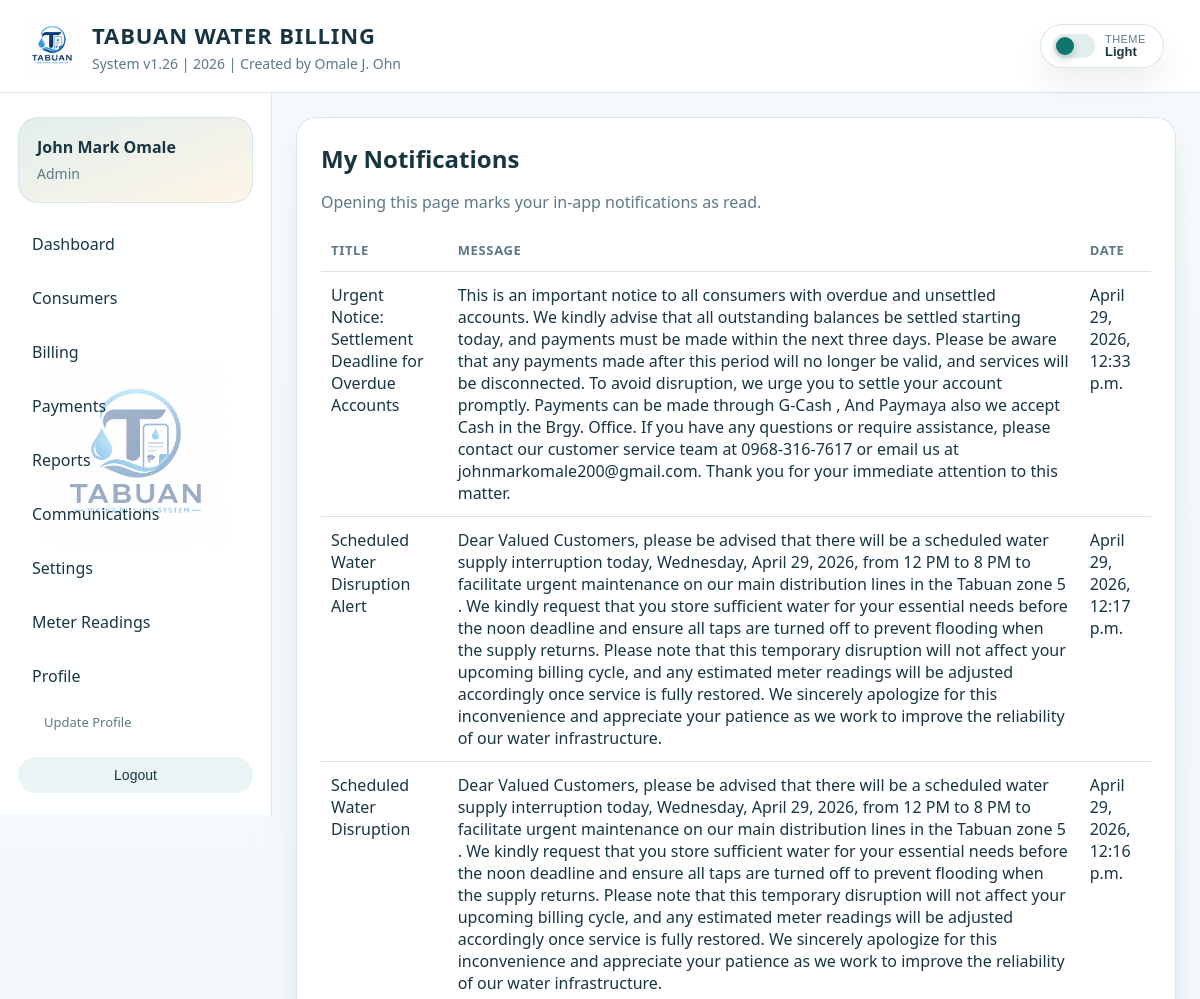
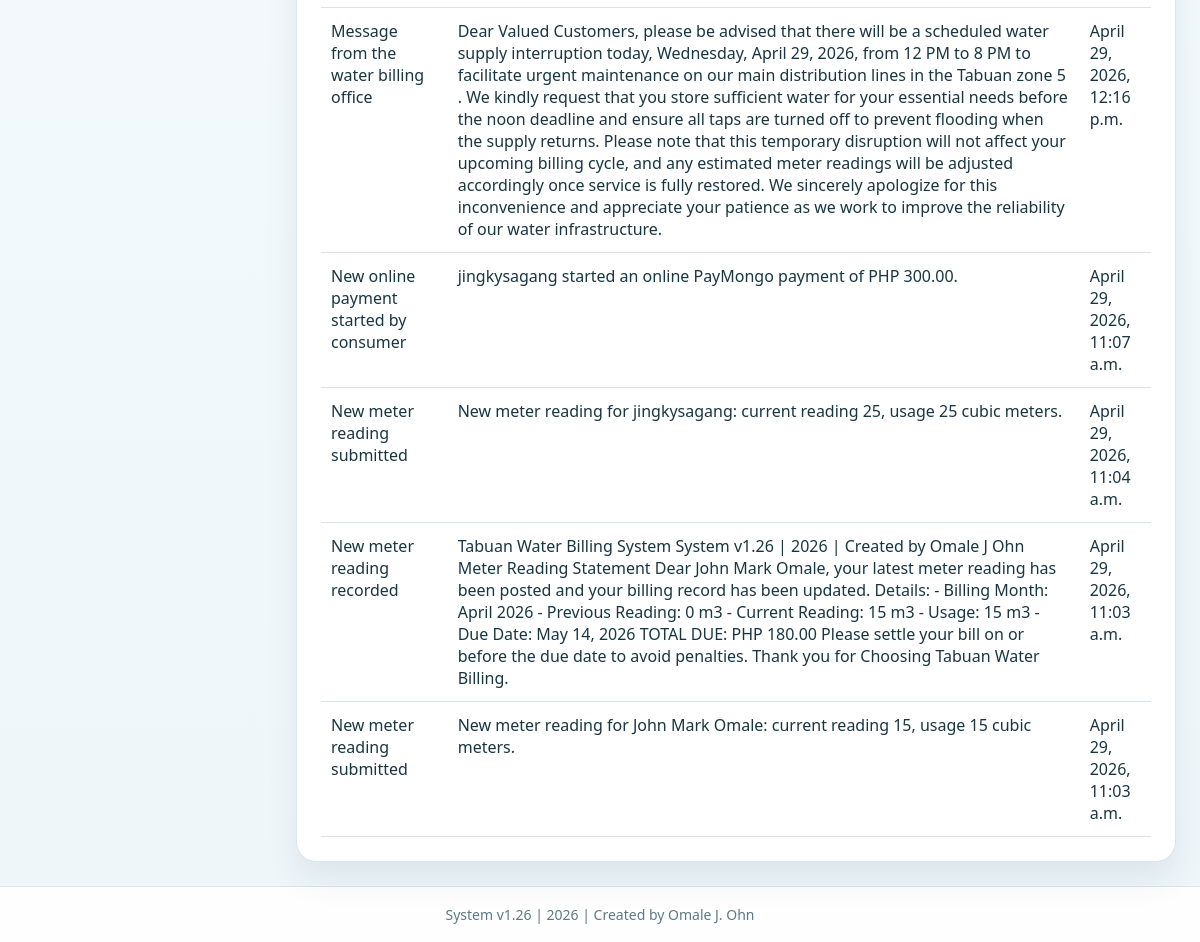
The app's page /notifications/ (signed in) with its own data (2 pictures, top to bottom).
### billing/models.py (models this page shows, shortened)
class ConsumerProfile(models.Model):
    class Roles(models.TextChoices):
        ADMIN = 'admin', 'Admin'
        SECRETARY = 'secretary', 'Secretary'
        TREASURER = 'treasurer', 'Treasurer'
        READER = 'reader', 'Reading Panel'
        CONSUMER = 'consumer', 'Consumer'
    user = models.OneToOneField(settings.AUTH_USER_MODEL, on_delete=models.CASCADE)
    full_name = models.CharField(max_length=255)
    email = models.EmailField(blank=True)
    contact = models.CharField(max_length=50, blank=True)
    address = models.TextField(blank=True)
    role = models.CharField(max_length=20, choices=Roles.choices, default=Roles.CONSUMER)
    photo = models.ImageField(upload_to='profiles/', blank=True, null=True)
    created_at = models.DateTimeField(auto_now_add=True)

class Notification(models.Model):
    class Channels(models.TextChoices):
        IN_APP = 'in_app', 'In App'
        EMAIL = 'email', 'Email'
        SMS = 'sms', 'SMS'
    class Types(models.TextChoices):
        GENERAL = 'general', 'General'
        BILL_DUE = 'bill_due', 'Bill Due'
        PAYMENT = 'payment', 'Payment'
        READING = 'reading', 'Meter Reading'
        ADMIN = 'admin', 'Admin'
    class Statuses(models.TextChoices):
        PENDING = 'pending', 'Pending'
        SENT = 'sent', 'Sent'
        FAILED = 'failed', 'Failed'
    recipient = models.ForeignKey(
        settings.AUTH_USER_MODEL,
        on_delete=models.CASCADE,
        null=True,
        blank=True,
        related_name='billing_notifications',
    )
    consumer = models.ForeignKey(Consumer, on_delete=models.CASCADE, null=True, blank=True, related_name='notifications')
    billing = models.ForeignKey(BillingRecord, on_delete=models.SET_NULL, null=True, blank=True, related_name='notifications')
    payment = models.ForeignKey(Payment, on_delete=models.SET_NULL, null=True, blank=True, related_name='notifications')
    meter_reading = models.ForeignKey(
        MeterReading,
        on_delete=models.SET_NULL,
        null=True,
        blank=True,
        related_name='notifications',
    )
    channel = models.CharField(max_length=20, choices=Channels.choices, default=Channels.IN_APP)
    notification_type = models.CharField(max_length=20, choices=Types.choices, default=Types.GENERAL)
    title = models.CharField(max_length=255)
    message = models.TextField()
    status = models.CharField(max_length=20, choices=Statuses.choices, default=Statuses.PENDING)
    is_read = models.BooleanField(default=False)
    response_message = models.TextField(blank=True)
    created_at = models.DateTimeField(auto_now_add=True)
    class Meta:
        ordering = ['-created_at']

### billing/views.py (the view)
# urls.py: path('notifications/', views.notifications_view, name='notifications'),
@login_required
def notifications_view(request):
    Notification.objects.filter(
        recipient=request.user,
        channel=Notification.Channels.IN_APP,
        is_read=False,
    ).update(is_read=True)
    notifications = Notification.objects.filter(recipient=request.user, channel=Notification.Channels.IN_APP)
    return render(request, 'billing/notifications.html', {'notifications': notifications})

### billing/models.py (called while the page is built)
    @classmethod
    def load(cls):
        defaults = {
            'rate_per_m3': Decimal('20.00'),
            'billing_due_days': 15,
            'enable_cash_payments': True,
            'enable_online_payments': True,
            'notify_by_email': True,
            'notify_by_sms': False,
        }
        settings_obj, _ = cls.objects.get_or_create(pk=1, defaults=defaults)
        return settings_obj

### billing/permissions.py (called while the page is built)
def get_user_profile(user, create=False):
    if create:
        return ensure_user_profile(user)
    if not getattr(user, 'is_authenticated', False):
        return None
    return ConsumerProfile.objects.filter(user=user).first()

def get_user_role(user, create=False):
    if not getattr(user, 'is_authenticated', False):
        return None
    if user.is_staff or user.is_superuser:
        return ConsumerProfile.Roles.ADMIN
    profile = get_user_profile(user, create=create)
    return profile.role if profile else ConsumerProfile.Roles.CONSUMER

def get_linked_consumer(user):
    profile = get_user_profile(user)
    if not profile:
        return None
    return getattr(profile, 'consumer_record', None)

def get_dashboard_route(role):
    return {
        ConsumerProfile.Roles.ADMIN: 'admin_panel',
        ConsumerProfile.Roles.SECRETARY: 'secretary_panel',
        ConsumerProfile.Roles.TREASURER: 'treasurer_panel',
        ConsumerProfile.Roles.READER: 'reader_panel',
        ConsumerProfile.Roles.CONSUMER: 'consumer_panel',
    }.get(role, 'consumer_panel')

def get_dashboard_url_for_user(user):
    return get_dashboard_route(get_user_role(user, create=True))

### templates/billing/notifications.html (shortened to what this page needs)
{% extends 'base.html' %}
{% block content %}
<section class="page-wrap">
    <div class="table-card">
        <h2 class="page-title">My Notifications</h2>
        <p class="muted">Opening this page marks your in-app notifications as read.</p>
        <table>
            <thead><tr><th>Title</th><th>Message</th><th>Date</th></tr></thead>
            <tbody>
                {% for item in notifications %}
                    <tr>
                        <td>{{ item.title }}</td>
                        <td>{{ item.message }}</td>
                        <td>{{ item.created_at }}</td>
                    </tr>
                {% empty %}
                    <tr><td colspan="3" class="empty-state">No notifications available.</td></tr>
                {% endfor %}
            </tbody>
        </table>
    </div>
</section>
{% endblock %}

### templates/base.html (shortened to what this page needs)
{% load static %}
<!DOCTYPE html>
<html lang="en">
<head>
</head>
<body>
    <header class="site-header">
        <div class="header-wrap">
            <div class="header-brand">
                <img src="{% static 'legacy_img/tabuan-logo.png' %}" alt="Tabuan Water Billing System Logo" class="brand-logo">
                <div class="brand-block">
                    <strong>Tabuan Water Billing</strong>
                    <span>System v1.26 | 2026 | Created by Omale J. Ohn</span>
                </div>
            </div>
            <div class="header-actions">
                <button type="button" class="theme-toggle" id="theme-toggle" aria-label="Switch theme">
                    <span class="theme-toggle-track" aria-hidden="true">
                        <span class="theme-toggle-knob"></span>
                    </span>
                    <span class="theme-toggle-copy">
                        <span>Theme</span>
                        <strong id="theme-toggle-label">Light</strong>
                    </span>
                </button>
            </div>
        </div>
    </header>
    {% if user.is_authenticated %}
        <div class="app-shell">
            <aside class="app-sidebar" id="app-sidebar">
                <div class="sidebar-panel">
                    <div class="sidebar-user">
                        <strong>{{ current_profile.full_name|default:user.username }}</strong>
                        <span>{{ current_profile.get_role_display|default:current_role|title }}</span>
                    </div>
                    <nav class="sidebar-nav">
                        {% for item in navigation_items %}
                            <div class="sidebar-link-stack">
                                <a href="{% url item.url_name %}" class="sidebar-link {% if item.active %}active{% endif %}">
                                    <span>{{ item.label }}</span>
                                </a>
                                {% if item.url_name == 'profile' %}
                                    <a href="{% url 'profile' %}" class="sidebar-sublink {% if current_url_name == 'profile' %}active{% endif %}">Update Profile</a>
                                {% endif %}
                            </div>
                        {% endfor %}
                    </nav>
                    <div class="sidebar-footer">
                        <form method="post" action="{% url 'logout' %}" class="nav-inline-form" style="width: 100%;">
                            <button type="submit" class="nav-link-button" style="width: 100%;">Logout</button>
                        </form>
                    </div>
                </div>
            </aside>
            <main class="app-main">
    {% endif %}
    {% block content %}{% endblock %}
    {% if user.is_authenticated %}
            </main>
        </div>
    {% endif %}
    <footer class="system-footer">System v1.26 | 2026 | Created by Omale J. Ohn</footer>
</body>
</html>

### records on screen
ConsumerProfile: full_name "John Mark Omale", role "Admin"
Notification: title "Urgent Notice: Settlement Deadline for Overdue Accounts", message "This is an important notice to all consumers with overdue and unsettled accounts. We kindly advise that all outstanding balances be settled starting today, and payments must be made within the next three days. Please be aware that any payments made after this period will no longer be valid, and services will be disconnected. To avoid disruption, we urge you to settle your account promptly. Payments can be made through G-Cash , And Paymaya also we accept Cash in the Brgy. Office. If you have any questions or require assistance, please contact our customer service team at 0968-316-7617 or email us at johnmarkomale200@gmail.com. Thank you for your immediate attention to this matter.", created_at "April 29, 2026, 12:33 p.m."
Notification: title "Scheduled Water Disruption Alert", message "Dear Valued Customers, please be advised that there will be a scheduled water supply interruption today, Wednesday, April 29, 2026, from 12 PM to 8 PM to facilitate urgent maintenance on our main distribution lines in the Tabuan zone 5 . We kindly request that you store sufficient water for your essential needs before the noon deadline and ensure all taps are turned off to prevent flooding when the supply returns. Please note that this temporary disruption will not affect your upcoming billing cycle, and any estimated meter readings will be adjusted accordingly once service is fully restored. We sincerely apologize for this inconvenience and appreciate your patience as we work to improve…", created_at "April 29, 2026, 12:17 p.m."
Notification: title "Scheduled Water Disruption", message "Dear Valued Customers, please be advised that there will be a scheduled water supply interruption today, Wednesday, April 29, 2026, from 12 PM to 8 PM to facilitate urgent maintenance on our main distribution lines in the Tabuan zone 5 . We kindly request that you store sufficient water for your essential needs before the noon deadline and ensure all taps are turned off to prevent flooding when the supply returns. Please note that this temporary disruption will not affect your upcoming billing cycle, and any estimated meter readings will be adjusted accordingly once service is fully restored. We sincerely apologize for this inconvenience and appreciate your patience as we work to improve…", created_at "April 29, 2026, 12:16 p.m."
Notification: title "Message from the water billing office", message "Dear Valued Customers, please be advised that there will be a scheduled water supply interruption today, Wednesday, April 29, 2026, from 12 PM to 8 PM to facilitate urgent maintenance on our main distribution lines in the Tabuan zone 5 . We kindly request that you store sufficient water for your essential needs before the noon deadline and ensure all taps are turned off to prevent flooding when the supply returns. Please note that this temporary disruption will not affect your upcoming billing cycle, and any estimated meter readings will be adjusted accordingly once service is fully restored. We sincerely apologize for this inconvenience and appreciate your patience as we work to improve…", created_at "April 29, 2026, 12:16 p.m."
Notification: title "New online payment started by consumer", message "jingkysagang started an online PayMongo payment of PHP 300.00.", created_at "April 29, 2026, 11:07 a.m."
Notification: title "New meter reading submitted", message "New meter reading for jingkysagang: current reading 25, usage 25 cubic meters.", created_at "April 29, 2026, 11:04 a.m."
Notification: title "New meter reading recorded", message "Tabuan Water Billing System System v1.26 | 2026 | Created by Omale J Ohn Meter Reading Statement Dear John Mark Omale, your latest meter reading has been posted and your billing record has been updated. Details: - Billing Month: April 2026 - Previous Reading: 0 m3 - Current Reading: 15 m3 - Usage: 15 m3 - Due Date: May 14, 2026 TOTAL DUE: PHP 180.00 Please settle your bill on or before the due date to avoid penalties. Thank you for Choosing Tabuan Water Billing.", created_at "April 29, 2026, 11:03 a.m."
Notification: title "New meter reading submitted", message "New meter reading for John Mark Omale: current reading 15, usage 15 cubic meters.", created_at "April 29, 2026, 11:03 a.m."

### other values on screen
{{ item.label }} "Dashboard" "Consumers" "Billing" "Payments" "Reports" "Communications" "Settings" "Meter Readings" "Profile"
